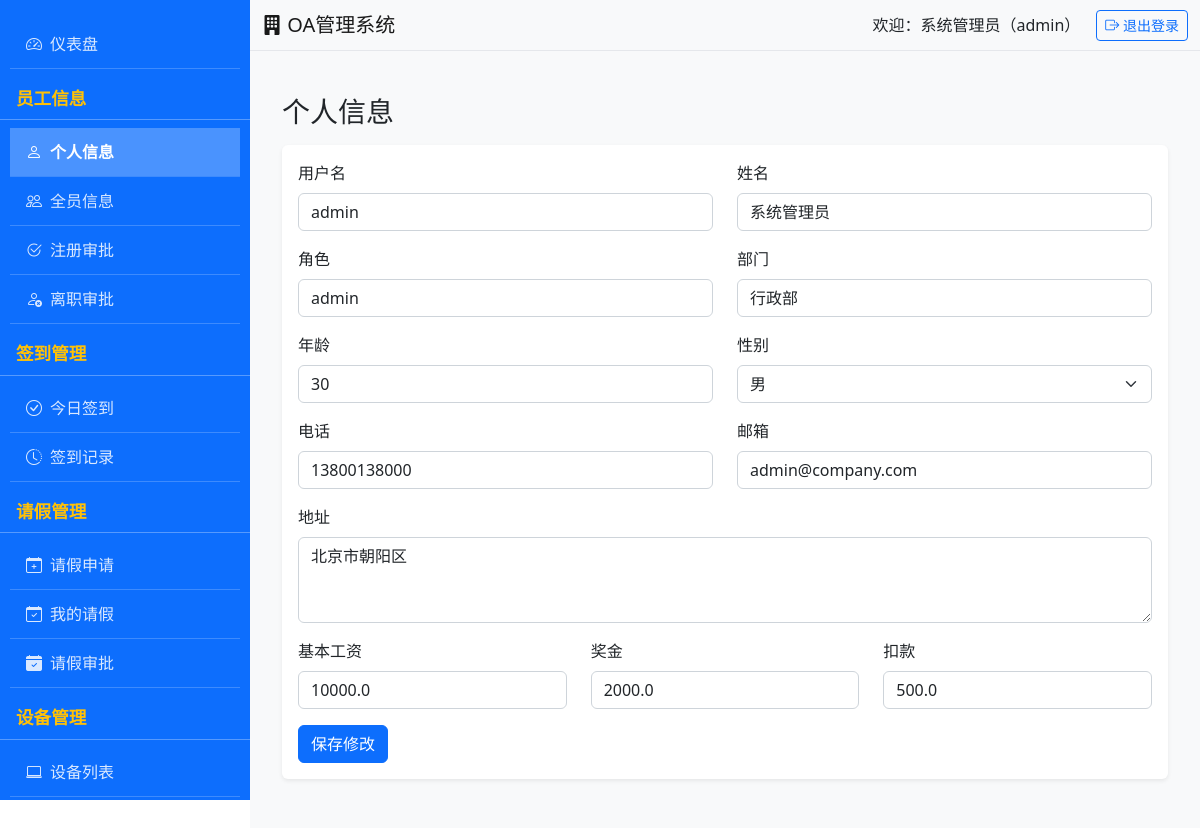
Screenshot of /employee/info (signed in) with the database file from the repository.
### app.py (models this page shows)
class User(db.Model):
    __tablename__ = 'user'
    id = db.Column(db.Integer, primary_key=True)
    username = db.Column(db.String(50), unique=True, nullable=False)
    password = db.Column(db.String(50), nullable=False)
    role = db.Column(db.String(20), nullable=False)  # admin/manager/employee
    department = db.Column(db.String(50), nullable=False)
    real_name = db.Column(db.String(50), nullable=False)
    status = db.Column(db.String(20), default='正在审批')
    resignation_reason = db.Column(db.String(200))  # 离职原因
    resignation_status = db.Column(db.String(20), default='未申请')  # 未申请/待审批/已批准/已拒绝
    expected_resign_date = db.Column(db.Date)  # 预计离职日期
    approval_comment = db.Column(db.String(500))  # 审批意见
    employee_info = db.relationship('EmployeeInfo', backref='user', uselist=False, cascade="all, delete-orphan")
    checkins = db.relationship('CheckIn', backref='user', lazy='dynamic', cascade="all, delete-orphan")
    leaves_as_applicant = db.relationship(
        'Leave',
        backref='applicant',
        lazy='dynamic',
        foreign_keys='Leave.user_id',
        cascade="all, delete-orphan"
    )
    leaves_as_approver = db.relationship(
        'Leave',
        backref='approver',
        lazy='dynamic',
        foreign_keys='Leave.approver_id'
    )
    equipments_borrowed = db.relationship('Equipment', backref='borrower', lazy='dynamic')
    meeting_applies_as_applicant = db.relationship(
        'MeetingApply',
        backref='meeting_applicant',
        lazy='dynamic',
        foreign_keys='MeetingApply.user_id',
        cascade="all, delete-orphan",
        overlaps="applicant,my_meeting_applies"  # 修正重叠参数
    )
    meeting_applies_as_approver = db.relationship(
        'MeetingApply',
        backref='meeting_approver',
        lazy='dynamic',
        foreign_keys='MeetingApply.approver_id',
        overlaps="approver,approved_meetings"  # 修正重叠参数
    )

class EmployeeInfo(db.Model):
    __tablename__ = 'employee_info'
    id = db.Column(db.Integer, primary_key=True)
    user_id = db.Column(db.Integer, db.ForeignKey('user.id', ondelete='CASCADE'), nullable=False, unique=True)
    age = db.Column(db.Integer)
    gender = db.Column(db.String(10))
    phone = db.Column(db.String(20))
    email = db.Column(db.String(50))
    address = db.Column(db.String(200))
    salary_base = db.Column(db.Float, default=0.0)
    salary_bonus = db.Column(db.Float, default=0.0)
    salary_deduction = db.Column(db.Float, default=0.0)
    salary_total = db.Column(db.Float, default=0.0)

### app.py (the view, shortened to what this page needs)
@app.route('/employee/info', methods=['GET', 'POST'])
@login_required
def employee_info():
    user = User.query.get(session['user_id'])
    if not user:
        flash('用户不存在', 'danger')
        return redirect(url_for('dashboard'))
    return render_template('employee/info.html', user=user)

### app.py (called while the page is built)
def login_required(f):
    @wraps(f)
    def decorated_function(*args, **kwargs):
        if 'user_id' not in session:
            flash('请先登录！', 'warning')
            return redirect(url_for('login'))
        return f(*args, **kwargs)
    return decorated_function

### templates/employee/info.html (shortened to what this page needs)
{% extends 'base.html' %}
{% block content %}
<div class="container mt-4">
    <h3>个人信息</h3>
    <div class="card mt-3">
        <div class="card-body">
            <form method="POST">
                <div class="row mb-3">
                    <div class="col-md-6">
                        <label class="form-label">用户名</label>
                        <input type="text" class="form-control" value="{{ user.username }}" readonly>
                    </div>
                    <div class="col-md-6">
                        <label class="form-label">姓名</label>
                        <input type="text" class="form-control" name="real_name" value="{{ user.real_name }}" required>
                    </div>
                </div>
                <div class="row mb-3">
                    <div class="col-md-6">
                        <label class="form-label">角色</label>
                        <input type="text" class="form-control" value="{{ user.role }}" readonly>
                    </div>
                    <div class="col-md-6">
                        <label class="form-label">部门</label>
                        <input type="text" class="form-control" name="department" value="{{ user.department }}" required>
                    </div>
                </div>
                <div class="row mb-3">
                    <div class="col-md-6">
                        <label class="form-label">年龄</label>
                        <input type="number" class="form-control" name="age" value="{{ user.employee_info.age or '' }}">
                    </div>
                    <div class="col-md-6">
                        <label class="form-label">性别</label>
                        <select class="form-select" name="gender">
                            <option value="男" {% if user.employee_info.gender == '男' %}selected{% endif %}>男</option>
                        </select>
                    </div>
                </div>
                <div class="row mb-3">
                    <div class="col-md-6">
                        <label class="form-label">电话</label>
                        <input type="text" class="form-control" name="phone" value="{{ user.employee_info.phone or '' }}">
                    </div>
                    <div class="col-md-6">
                        <label class="form-label">邮箱</label>
                        <input type="email" class="form-control" name="email" value="{{ user.employee_info.email or '' }}">
                    </div>
                </div>
                <div class="mb-3">
                    <label class="form-label">地址</label>
                    <textarea class="form-control" name="address" rows="3">{{ user.employee_info.address or '' }}</textarea>
                </div>
                <div class="row mb-3">
                    <div class="col-md-4">
                        <label class="form-label">基本工资</label>
                        <input type="number" step="0.01" class="form-control" name="salary_base"
                               value="{{ user.employee_info.salary_base or '' }}">
                    </div>
                    <div class="col-md-4">
                        <label class="form-label">奖金</label>
                        <input type="number" step="0.01" class="form-control" name="salary_bonus"
                               value="{{ user.employee_info.salary_bonus or '' }}">
                    </div>
                    <div class="col-md-4">
                        <label class="form-label">扣款</label>
                        <input type="number" step="0.01" class="form-control" name="salary_deduction"
                               value="{{ user.employee_info.salary_deduction or '' }}">
                    </div>
                </div>
                <button type="submit" class="btn btn-primary">保存修改</button>
            </form>
        </div>
    </div>
</div>
{% endblock %}

### templates/base.html (shortened to what this page needs)
<!DOCTYPE html>
<html lang="zh-CN">
<head>
    <link href="https://cdn.staticfile.org/twitter-bootstrap/5.2.3/css/bootstrap.min.css" rel="stylesheet">
    <link href="https://cdn.staticfile.org/bootstrap-icons/1.10.5/font/bootstrap-icons.css" rel="stylesheet">
</head>
<body>
    <nav class="navbar navbar-light bg-light navbar-top py-2">
        <div class="container-fluid">
            <span class="navbar-brand mb-0 h1">
                <i class="bi bi-building-fill"></i> OA管理系统
            </span>
            {% if session.user_id %}
            <div class="d-flex align-items-center">
                <span class="me-3">欢迎：{{ session.real_name }}（{{ session.role }}）</span>
                <a href="{{ url_for('logout') }}" class="btn btn-outline-primary btn-sm">
                    <i class="bi bi-box-arrow-right"></i> 退出登录
                </a>
            </div>
            {% endif %}
        </div>
    </nav>
    <div class="sidebar">
        <div class="sidebar-content">
            <ul class="nav flex-column">
                {% if session.user_id %}
                    <li class="nav-item">
                        <a class="nav-link {% if request.endpoint == 'dashboard' %}active{% endif %}"
                           href="{{ url_for('dashboard') }}">
                            <i class="bi bi-speedometer2 me-2"></i>仪表盘
                        </a>
                    </li>
                    <li class="nav-header">员工信息</li>
                    <li class="nav-item">
                        <a class="nav-link {% if request.endpoint == 'employee_info' %}active{% endif %}"
                           href="{{ url_for('employee_info') }}">
                            <i class="bi bi-person me-2"></i>个人信息
                        </a>
                    </li>
                    {% if session.role in ['admin', 'manager'] %}
                    <li class="nav-item">
                        <a class="nav-link {% if request.endpoint == 'all_employee_info' %}active{% endif %}"
                           href="{{ url_for('all_employee_info') }}">
                            <i class="bi bi-people me-2"></i>全员信息
                        </a>
                    </li>
                    {% endif %}
                    {% if session.role == 'admin' %}
                    <li class="nav-item">
                        <a class="nav-link {% if request.endpoint == 'employee_approve' %}active{% endif %}"
                           href="{{ url_for('employee_approve') }}">
                            <i class="bi bi-check2-circle me-2"></i>注册审批
                        </a>
                    </li>
                    {% endif %}
                    {% if session.role == 'admin' %}
                    <li class="nav-item">
                        <a class="nav-link {% if request.endpoint == 'resign_approve' %}active{% endif %}"
                            href="{{ url_for('resign_approve') }}">
                            <i class="bi bi-person-x me-2"></i>离职审批
                        </a>
                    </li>
                    {% endif %}
                    <li class="nav-header">签到管理</li>
                    <li class="nav-item">
                        <a class="nav-link {% if request.endpoint == 'checkin' %}active{% endif %}"
                           href="{{ url_for('checkin') }}">
                            <i class="bi bi-check-circle me-2"></i>今日签到
                        </a>
                    </li>
                    <li class="nav-item">
                        <a class="nav-link {% if request.endpoint == 'checkin_record' %}active{% endif %}"
                           href="{{ url_for('checkin_record') }}">
                            <i class="bi bi-clock-history me-2"></i>签到记录
                        </a>
                    </li>
                    <li class="nav-header">请假管理</li>
                    <li class="nav-item">
                        <a class="nav-link {% if request.endpoint == 'leave_apply' %}active{% endif %}"
                           href="{{ url_for('leave_apply') }}">
                            <i class="bi bi-calendar-plus me-2"></i>请假申请
                        </a>
                    </li>
                    <li class="nav-item">
                        <a class="nav-link {% if request.endpoint == 'my_leave' %}active{% endif %}"
                           href="{{ url_for('my_leave') }}">
                            <i class="bi bi-calendar-check me-2"></i>我的请假
                        </a>
                    </li>
                    {% if session.role in ['admin', 'manager'] %}
                    <li class="nav-item">
                        <a class="nav-link {% if request.endpoint == 'leave_approve' %}active{% endif %}"
                           href="{{ url_for('leave_approve') }}">
                            <i class="bi bi-calendar-check-fill me-2"></i>请假审批
                        </a>
                    </li>
                    {% endif %}
                    <li class="nav-header">设备管理</li>
                    <li class="nav-item">
                        <a class="nav-link {% if request.endpoint == 'equipment_list' %}active{% endif %}"
                           href="{{ url_for('equipment_list') }}">
                            <i class="bi bi-laptop me-2"></i>设备列表
                        </a>
                    </li>
                    <li class="nav-item">
                        <a class="nav-link {% if request.endpoint == 'equipment_borrow' %}active{% endif %}"
                           href="{{ url_for('equipment_borrow') }}">
                        </a>
                    </li>
                {% endif %}
            </ul>
        </div>
    </div>
    <div class="main-content">
        {% block content %}{% endblock %}
    </div>
</body>
</html>

### templates/base.html (style rules this page uses)
.sidebar { height: 100vh; background-color: #0d6efd; color: white; padding-top: 20px; position: fixed; top: 0; left: 0; width: 250px; overflow-y: auto; z-index: 100; }
.sidebar .nav-link { color: rgba(255, 255, 255, 0.85); padding: 0.75rem 1rem; border-radius: 0; transition: all 0.2s ease; }
.sidebar .nav-link:hover, .sidebar .nav-link.active { color: white; background-color: rgba(255, 255, 255, 0.25); font-weight: bold; }
.sidebar .nav-item { border-bottom: 1px solid rgba(255, 255, 255, 0.2); margin: 0 10px; }
.sidebar .nav-header { padding: 1rem; font-weight: bold; text-transform: uppercase; font-size: 1.1rem; color: #ffc107; margin-bottom: 0.5rem; border-bottom: 1px solid rgba(255, 255, 255, 0.3); padding-bottom: 0.5rem; }
.main-content { margin-left: 250px; padding: 20px; min-height: 100vh; background-color: #f8f9fa; }
.navbar-top { margin-left: 250px; border-bottom: 1px solid #e5e7eb; background-color: white; z-index: 99; }
.card { box-shadow: 0 0.125rem 0.25rem rgba(0, 0, 0, 0.075); border: none; margin-bottom: 20px; }

### rows the page displays
User: real_name "系统管理员", username "admin", role "admin", department "行政部"
EmployeeInfo: age "30", gender "男", phone "13800138000", email "admin@company.com", address "北京市朝阳区", salary_base "10000.0", salary_bonus "2000.0", salary_deduction "500.0"

### other values shown
{{ session.role }} "admin"
